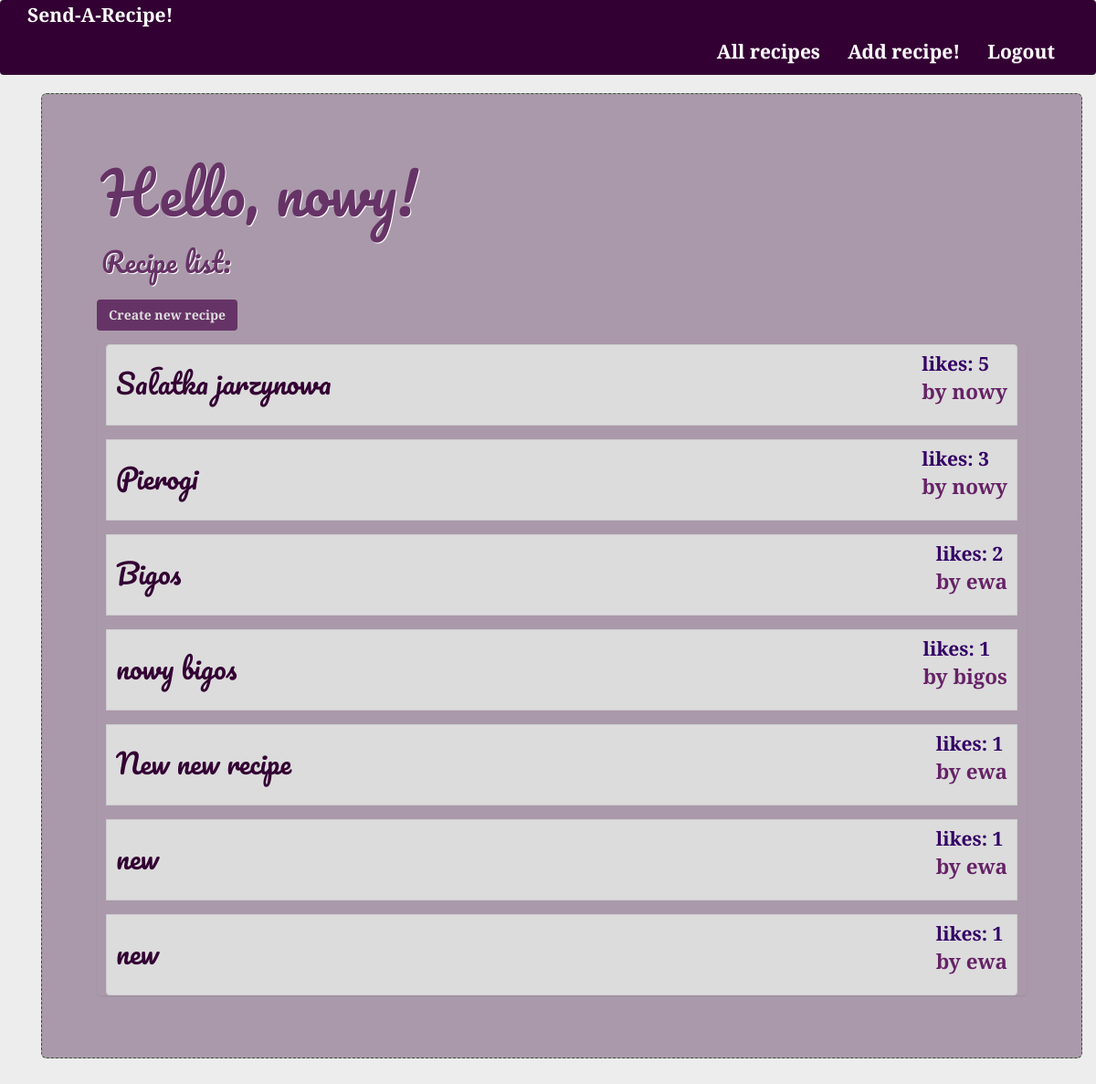
The page /posts/ (signed in) on the database its author committed.
### posts/models.py (models this page shows, shortened)
class Post(models.Model):
	user = models.ForeignKey(User, related_name = "posts")
	title = models.CharField(max_length=56)
	content = models.TextField(unique=False)
	content_html = models.TextField(editable=True)
	created_at = models.DateTimeField(auto_now=True)
	points = models.IntegerField(default=1)
	class Meta:
		ordering = ['-points']

### posts/views.py (the view, shortened to what this page needs)
class PostListView(SelectRelatedMixin, ListView):
	model = models.Post
	select_related = ['user']

### posts/templates/posts/post_list.html
{% extends 'posts/post_base.html' %}
{% block post %}
	<div class="container">
		<div class="jumbotron colored-jumbotron">
			{% if  user.is_authenticated %}
			<h1 class="page-title">Hello, {{user.username}}!</h1>
			{% endif %}
			<h2 class="page-title">Recipe list:</h2>
			{% if user.is_authenticated %}
			<a href="{% url 'posts:new_post' %}" class="btn btn-large create">Create new recipe</a>
			{% else %}
			<a href="{% url 'accounts:login' %}" class="btn btn-large create">Log in to add recipes</a>
			<a href="{% url 'accounts:signup' %}" class="btn btn-large create">New user? Sign up</a>
			{% endif %}
			<ul class="post-list list-group">
			{% for post in post_list %}
				<li class="list-group-item">
					<div class="post">
						<div class="post-item">
							<h2 class="post-title">
							<a href="{% url 'posts:post_detail' pk=post.pk %}">{{post.title}}</a>
							</h2>
						</div>
						<div class="post-item">
							<div> likes: {{post.points}}</div>
							<p>by {{post.user}}</p>
						</div>
					</div>
				</li>
			{% endfor %}
		</ul>
		</div>
	</div>
{% endblock %}

### static/culinaryblog/css/main.css (style rules this page uses)
body { background-color: #ededed; }
.btn { font-family: 'Josefin Slab', serif; font-weight: bolder; }
.jumbotron h1 { color: #663366; }
.page-title { font-family: 'Pacifico', cursive; text-shadow: 1px 1px #fefefe; color: #663366; margin: 25px 5px; }
.post-list, .options { list-style: none; }
.post-item { font-family: 'Josefin Slab', serif; }
.post-item p { font-weight: bolder; color: #662266; font-size: 1.6em; }
.post-item div { color: #330066; font-weight: bold; font-size: 1.5em; }
.post-title { color: #330033; font-family: "Pacifico", cursive; text-shadow: #fff; }
.post-title>a { color: inherit; }
.post { display: flex; justify-content: space-between; padding: 5px 10px; }
.list-group-item { margin: 0; padding: 0; }
.colored-jumbotron { background-color: #aa99aa; border: 1px dashed #335533; }
.list-group-item { border: 1px solid #cdcdcd; margin: 15px 10px; background-color: #dcdcdc; }
#recipeForm .btn, .create { background-color: #663366; color: #dfdfdf; }

### rows shown on the page
Post: title "Sałatka jarzynowa", points "5", user "nowy"
Post: title "Pierogi", points "3", user "nowy"
Post: title "Bigos", points "2", user "ewa"
Post: title "nowy bigos", points "1", user "bigos"
Post: title "New new recipe", points "1", user "ewa"
Post: title "new", points "1", user "ewa"
Post: title "new", points "1", user "ewa"

### other values the page prints
{{ user.username }} "nowy"
